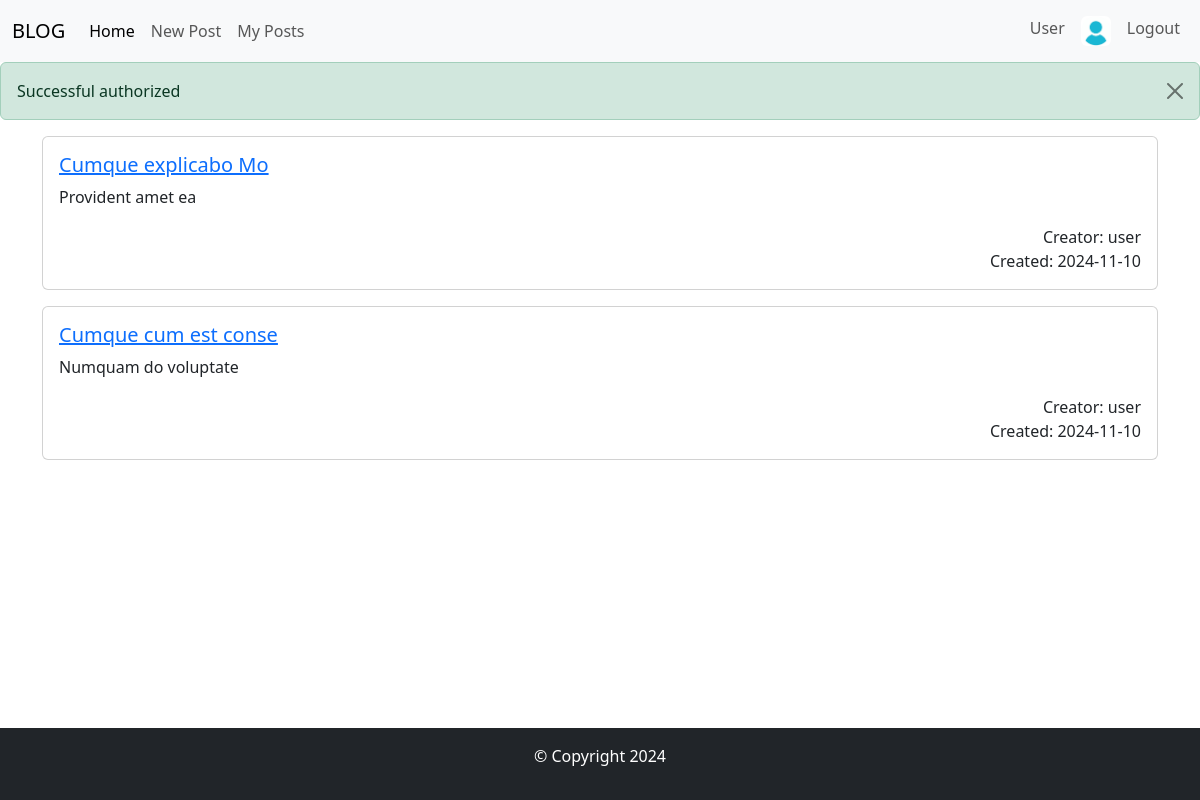
Screenshot of /my-projects/blog-app/users/posts (signed in) with the database file from the repository.
### tables this page shows
CREATE TABLE `posts` (
  `id` int(11) NOT NULL,
  `title` varchar(200) NOT NULL,
  `excerpt` varchar(200) NOT NULL,
  `content` varchar(255) NOT NULL,
  `user_id` int(11) NOT NULL,
  `created_at` date NOT NULL DEFAULT current_timestamp()
);

CREATE TABLE `users` (
  `id` int(11) NOT NULL,
  `name` varchar(100) NOT NULL,
  `password` varchar(255) NOT NULL,
  `email` varchar(200) NOT NULL,
  `avatar` varchar(255) NOT NULL DEFAULT '/uploads/avatar.jpg',
  `created_at` date NOT NULL DEFAULT current_timestamp()
);

### app/controllers/users/userPosts.php (called while the page is built)
<?php
$userId = $_SESSION['user']['id'];
$posts = \models\Posts::getUserPosts($userId);
require VIEWS . '/users/userPosts.tpl.php';

### public/index.php (called while the page is built, shortened)
<?php
require __DIR__ . "/bootstrap.php";
require APP . "/core/funcs.php";
$router = new \core\Router();
$router->match();

### app/core/classes/App.php (called while the page is built, shortened)
<?php
class App
{
  protected static $container;
  public static function setContainer($container)
  {
    static::$container = $container;
  }
  public static function getContainer()
  {
    return static::$container;
  }
  public static function get($service)
  {
    return static::getContainer()->getService($service);
  }
}

### config/db.php (called while the page is built)
<?php
return [
    "host" => $_ENV['DB_HOST'],
    "dbname" => $_ENV['DB_NAME'],
    "dbusername" => $_ENV['DB_USERNAME'],
    "dbpassword" => $_ENV["DB_PASSWORD"],
    "charset" => "utf8mb4",
    "options" => [
        PDO::ATTR_DEFAULT_FETCH_MODE => PDO::FETCH_ASSOC,
    ]
];

### app/core/classes/Db.php (called while the page is built, shortened)
<?php
final class Db
{
  private $connection;
  private PDOStatement $stmt;
  private static $instance = null;
  public static function getInstance()
  {
    if (self::$instance === null) {
      self::$instance = new self();
    }
    return self::$instance;
  }
  public function getConnection(array $db_config)
  {
    $host = $db_config['host'];
    $dbname = $db_config['dbname'];
    $charset = $db_config['charset'];
    $dbusername = $db_config['dbusername'];
    $dbpassword = $db_config['dbpassword'];
    $options = $db_config['options'];
    $dsn = "mysql:host={$host};dbname={$dbname};charset={$charset}";
    try {
      $this->connection = new PDO($dsn, $dbusername, $dbpassword, $options);
      return $this;
    } catch (PDOException $e) {
      die("Connection to DB failed: " . $e->getMessage());
    }
  }
  public function query($query, $params = [])
  {
    try {
      $this->stmt = $this->connection->prepare($query);
      $this->stmt->execute($params);
    } catch (PDOException $e) {
      var_dump($e->getMessage());
      abort(500);
    }
    return $this;
  }
  public function findAll()
  {
    return $this->stmt->fetchAll();
  }
}

### public/bootstrap.php (called while the page is built, shortened)
<?php
$container = new \core\ServiceContainer();
$container->setService(\core\Db::class, function () {
  $db_config = require CONFIG . "/db.php";
  return (\core\Db::getInstance())->getConnection($db_config);
});

### app/core/classes/ServiceContainer.php (called while the page is built, shortened)
<?php
class ServiceContainer
{
  protected $services = [];
  public function setService($service, $func)
  {
    $this->services[$service] = $func;
  }
  public function getService($service)
  {
    return call_user_func($this->services[$service]);
  }
}

### app/models/Posts.php (called while the page is built, shortened)
<?php
class Posts
{
  public static function getUserPosts($userId)
  {
    $query = "SELECT posts.*, users.name as creator FROM posts
                JOIN users on posts.user_id=users.id WHERE user_id = ?";
    return getDb()->query($query, [$userId])->findAll();
  }
}

### app/views/users/userPosts.tpl.php (the view)
<?php
require VIEWS . "/inc/header.inc.php" ?>
<main class="main">
	<div class="container">
		<div class="row">
			<div class="col-12">
				<?php foreach ($posts as $post): ?>
					<div class="card mb-3">
						<div class="card-body">
							<a href="posts?id=<?php echo $post['id'] ?>">
								<h5 class="card-title">
									<?= $post["title"] ?>
								</h5>
							</a>
							<p class="card-text">
								<?= $post["content"] ?>
							</p>
							<div class="text-end fw-light">
								<p class="mb-0">Creator: <?= $post['creator'] ?></p>
								<p class="mb-0">Created: <?= $post['created_at'] ?></p>
							</div>
						</div>
					</div>
				<?php endforeach ?>
			</div>
		</div>
	</div>
</main>
<?php require VIEWS . "/inc/footer.inc.php" ?>

### app/core/classes/Router.php (shortened to what this page needs)
<?php
class Router
{
  public $routes = [];
  public $uri;
  protected $method;
  public $base_url = BASE_URL;
  public function __construct()
  {
    $this->uri = trim(str_replace($this->base_url, '', parse_url($_SERVER['REQUEST_URI'])['path']), '/');
    $this->method = $_POST['_method'] ?? $_SERVER['REQUEST_METHOD'];
  }
  public function match()
  {
    foreach ($this->routes as $route) {
      if (($route['uri'] === $this->uri) && (in_array(strtoupper($this->method), $route['method']))) {
        require CONTROLLERS . "/{$route['controller']}";
        break;
      }
    }
  }
  public function only($middleware)
  {
    $key = array_key_last($this->routes);
    $this->routes[$key]['middleware'] = $middleware;
    return $this;
  }
  public function add($uri, $controller, $method)
  {
    if (is_array($method)) {
      $method = array_map('strtoupper', $method);
    } else {
      $method = [$method];
    }
    $this->routes[] = [
      'uri' => $uri,
      'controller' => $controller,
      'method' => $method,
      'middleware' => null,
    ];
    return $this;
  }
}

### public/assets/style.css (style rules this page uses)
body { min-width: 320px; }
html, body { height: 100%; }
main.main { flex: 1 1 auto; }

### rows the page displays
posts: title "Cumque explicabo Mo", content "Provident amet ea", user.name "user", created_at "2024-11-10"
posts: title "Cumque cum est conse", content "Numquam do voluptate", user.name "user", created_at "2024-11-10"
